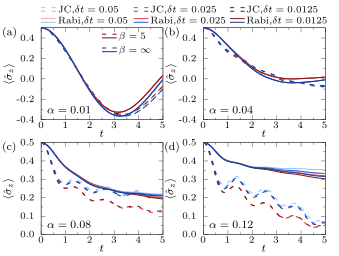

This chart was generated by the following gnuplot code:
set term epslatex standalone size 8.6cm,6.5cm font ",8" header\
'\usepackage{scalerel}'

lw = 3

# beta=5: 红色系 (dt0.05 浅 -> dt0.0125 深) -- JC 虚线 + Rabi 实线
set linestyle 1 lw lw lc rgb "#FCA5A5"
set linestyle 2 lw lw lc rgb "#EF4444"
set linestyle 3 lw lw lc rgb "#7F1D1D"

# beta=Inf: 蓝色系 -- JC 虚线 + Rabi 实线
set linestyle 4 lw lw lc rgb "#93C5FD"
set linestyle 5 lw lw lc rgb "#2563EB"
set linestyle 6 lw lw lc rgb "#1E3A8A"

# Rabi + beta=5: 同红色系 (实线)
set linestyle 7 lw lw lc rgb "#FCA5A5"
set linestyle 8 lw lw lc rgb "#EF4444"
set linestyle 9 lw lw lc rgb "#7F1D1D"

# Rabi + beta=Inf: 同蓝色系 (实线)
set linestyle 10 lw lw lc rgb "#93C5FD"
set linestyle 11 lw lw lc rgb "#2563EB"
set linestyle 12 lw lw lc rgb "#1E3A8A"

set style arrow 1 noborder lw 2 size 1,20

set out "fig.tex"
set multiplot

# common settings
set format x '\small{%g}'
set format y '\small{%.1f}'
set lmargin 0
set rmargin 0
set tmargin 0
set bmargin 0

w=0.36
h=0.36

y1=0.53
y2=0.08

xL=0.12
xR=0.60

# (a) alpha=0.01
set size w,h
set origin xL,y1
set xlabel '$t$' offset 0,1.2
set ylabel '$\langle\hat{\sigma}_z\rangle$' offset 2.8,0
set xrange [0:5]
set yrange [-0.4:0.5]
set xtics 0,1,5 offset 0,0.5
set ytics -0.4,0.2,0.4
set mxtics 2
set mytics 2
# 顶部图外 legend: 第1行 JC (实线), 第2行 Rabi (虚线), 跨 (a)+(b)
# 第1行: JC, 三个 dt
set arrow from graph 0.00,1.22 to graph 0.12,1.22 ls 1 dt 2 nohead
set arrow from graph 0.00,1.18 to graph 0.12,1.18 ls 4 dt 2 nohead
set label '\small{JC,$\delta t=0.05$}'   at graph 0.14,1.20
set arrow from graph 0.76,1.22 to graph 0.88,1.22 ls 2 dt 2 nohead
set arrow from graph 0.76,1.18 to graph 0.88,1.18 ls 5 dt 2 nohead
set label '\small{JC,$\delta t=0.025$}'  at graph 0.90,1.20
set arrow from graph 1.55,1.22 to graph 1.67,1.22 ls 3 dt 2 nohead
set arrow from graph 1.55,1.18 to graph 1.67,1.18 ls 6 dt 2 nohead
set label '\small{JC,$\delta t=0.0125$}' at graph 1.69,1.20
# 第2行: Rabi, 三个 dt
set arrow from graph 0.00,1.10 to graph 0.12,1.10 ls 7 nohead
set arrow from graph 0.00,1.06 to graph 0.12,1.06 ls 10 nohead
set label '\small{Rabi,$\delta t=0.05$}'   at graph 0.14,1.08
set arrow from graph 0.76,1.10 to graph 0.88,1.10 ls 8 nohead
set arrow from graph 0.76,1.06 to graph 0.88,1.06 ls 11 nohead
set label '\small{Rabi,$\delta t=0.025$}'  at graph 0.90,1.08
set arrow from graph 1.55,1.10 to graph 1.67,1.10 ls 9 nohead
set arrow from graph 1.55,1.06 to graph 1.67,1.06 ls 12 nohead
set label '\small{Rabi,$\delta t=0.0125$}' at graph 1.69,1.08
# beta=5 / beta=Inf 合并 legend (放在 (a) 内)
set arrow from graph 0.50,0.93 to graph 0.62,0.93 ls 3 dt 2 nohead
set arrow from graph 0.50,0.89 to graph 0.62,0.89 ls 9 nohead
set label '\small{$\beta=5$}'        at graph 0.64,0.91
set arrow from graph 0.50,0.78 to graph 0.62,0.78 ls 6 dt 2 nohead
set arrow from graph 0.50,0.74 to graph 0.62,0.74 ls 12 nohead
set label '\small{$\beta=\infty$}'   at graph 0.64,0.76
set label '(a)' at graph -0.32,0.95
set label '$\alpha=0.01$' at graph 0.05,0.10
unset key
plot "../data/fig1/panel00_alpha0.01/jc_beta5_dt0.05.csv"      u 1:2 w l ls 1 dt 2 notitle,\
     "../data/fig1/panel00_alpha0.01/jc_beta5_dt0.025.csv"     u 1:2 w l ls 2 dt 2 notitle,\
     "../data/fig1/panel00_alpha0.01/jc_beta5_dt0.0125.csv"    u 1:2 w l ls 3 dt 2 notitle,\
     "../data/fig1/panel00_alpha0.01/jc_betaInf_dt0.05.csv"    u 1:2 w l ls 4 dt 2 notitle,\
     "../data/fig1/panel00_alpha0.01/jc_betaInf_dt0.025.csv"   u 1:2 w l ls 5 dt 2 notitle,\
     "../data/fig1/panel00_alpha0.01/jc_betaInf_dt0.0125.csv"  u 1:2 w l ls 6 dt 2 notitle,\
     "../data/fig1/panel00_alpha0.01/rabi_beta5_dt0.05.csv"    u 1:2 w l ls 7 notitle,\
     "../data/fig1/panel00_alpha0.01/rabi_beta5_dt0.025.csv"   u 1:2 w l ls 8 notitle,\
     "../data/fig1/panel00_alpha0.01/rabi_beta5_dt0.0125.csv"  u 1:2 w l ls 9 notitle,\
     "../data/fig1/panel00_alpha0.01/rabi_betaInf_dt0.05.csv"  u 1:2 w l ls 10 notitle,\
     "../data/fig1/panel00_alpha0.01/rabi_betaInf_dt0.025.csv" u 1:2 w l ls 11 notitle,\
     "../data/fig1/panel00_alpha0.01/rabi_betaInf_dt0.0125.csv" u 1:2 w l ls 12 notitle

# (b) alpha=0.04
unset label
unset arrow
unset key
set size w,h
set origin xR,y1
set xlabel '$t$' offset 0,1.2
set ylabel '$\langle\hat{\sigma}_z\rangle$' offset 2.8,0
set xrange [0:5]
set yrange [-0.4:0.5]
set xtics 0,1,5 offset 0,0.5
set ytics -0.4,0.2,0.4
set mxtics 2
set mytics 2
# (b) 顶部 legend 已移到图最上方
set label '(b)' at graph -0.32,0.95
set label '$\alpha=0.04$' at graph 0.05,0.10
plot "../data/fig1/panel01_alpha0.04/jc_beta5_dt0.05.csv"      u 1:2 w l ls 1 dt 2 notitle,\
     "../data/fig1/panel01_alpha0.04/jc_beta5_dt0.025.csv"     u 1:2 w l ls 2 dt 2 notitle,\
     "../data/fig1/panel01_alpha0.04/jc_beta5_dt0.0125.csv"    u 1:2 w l ls 3 dt 2 notitle,\
     "../data/fig1/panel01_alpha0.04/jc_betaInf_dt0.05.csv"    u 1:2 w l ls 4 dt 2 notitle,\
     "../data/fig1/panel01_alpha0.04/jc_betaInf_dt0.025.csv"   u 1:2 w l ls 5 dt 2 notitle,\
     "../data/fig1/panel01_alpha0.04/jc_betaInf_dt0.0125.csv"  u 1:2 w l ls 6 dt 2 notitle,\
     "../data/fig1/panel01_alpha0.04/rabi_beta5_dt0.05.csv"    u 1:2 w l ls 7 notitle,\
     "../data/fig1/panel01_alpha0.04/rabi_beta5_dt0.025.csv"   u 1:2 w l ls 8 notitle,\
     "../data/fig1/panel01_alpha0.04/rabi_beta5_dt0.0125.csv"  u 1:2 w l ls 9 notitle,\
     "../data/fig1/panel01_alpha0.04/rabi_betaInf_dt0.05.csv"  u 1:2 w l ls 10 notitle,\
     "../data/fig1/panel01_alpha0.04/rabi_betaInf_dt0.025.csv" u 1:2 w l ls 11 notitle,\
     "../data/fig1/panel01_alpha0.04/rabi_betaInf_dt0.0125.csv" u 1:2 w l ls 12 notitle

# (c) alpha=0.08
unset label
unset arrow
unset key
set size w,h
set origin xL,y2
set xlabel '$t$' offset 0,1.2
set ylabel '$\langle\hat{\sigma}_z\rangle$' offset 1.7,0
set xrange [0:5]
set yrange [0.0:0.5]
set xtics 0,1,5 offset 0,0.5
set ytics 0.0,0.1,0.5
set mxtics 2
set mytics 2
set label '(c)' at graph -0.32,0.95
set label '$\alpha=0.08$' at graph 0.05,0.10
plot "../data/fig1/panel10_alpha0.08/jc_beta5_dt0.05.csv"      u 1:2 w l ls 1 dt 2 notitle,\
     "../data/fig1/panel10_alpha0.08/jc_beta5_dt0.025.csv"     u 1:2 w l ls 2 dt 2 notitle,\
     "../data/fig1/panel10_alpha0.08/jc_beta5_dt0.0125.csv"    u 1:2 w l ls 3 dt 2 notitle,\
     "../data/fig1/panel10_alpha0.08/jc_betaInf_dt0.05.csv"    u 1:2 w l ls 4 dt 2 notitle,\
     "../data/fig1/panel10_alpha0.08/jc_betaInf_dt0.025.csv"   u 1:2 w l ls 5 dt 2 notitle,\
     "../data/fig1/panel10_alpha0.08/jc_betaInf_dt0.0125.csv"  u 1:2 w l ls 6 dt 2 notitle,\
     "../data/fig1/panel10_alpha0.08/rabi_beta5_dt0.05.csv"    u 1:2 w l ls 7 notitle,\
     "../data/fig1/panel10_alpha0.08/rabi_beta5_dt0.025.csv"   u 1:2 w l ls 8 notitle,\
     "../data/fig1/panel10_alpha0.08/rabi_beta5_dt0.0125.csv"  u 1:2 w l ls 9 notitle,\
     "../data/fig1/panel10_alpha0.08/rabi_betaInf_dt0.05.csv"  u 1:2 w l ls 10 notitle,\
     "../data/fig1/panel10_alpha0.08/rabi_betaInf_dt0.025.csv" u 1:2 w l ls 11 notitle,\
     "../data/fig1/panel10_alpha0.08/rabi_betaInf_dt0.0125.csv" u 1:2 w l ls 12 notitle

# (d) alpha=0.12
unset label
unset arrow
unset key
set size w,h
set origin xR,y2
set xlabel '$t$' offset 0,1.2
set ylabel '$\langle\hat{\sigma}_z\rangle$' offset 1.7,0
set xrange [0:5]
set yrange [0.0:0.5]
set xtics 0,1,5 offset 0,0.5
set ytics 0.0,0.1,0.5
set mxtics 2
set mytics 2
set label '(d)' at graph -0.32,0.95
set label '$\alpha=0.12$' at graph 0.05,0.10
plot "../data/fig1/panel11_alpha0.12/jc_beta5_dt0.05.csv"      u 1:2 w l ls 1 dt 2 notitle,\
     "../data/fig1/panel11_alpha0.12/jc_beta5_dt0.025.csv"     u 1:2 w l ls 2 dt 2 notitle,\
     "../data/fig1/panel11_alpha0.12/jc_beta5_dt0.0125.csv"    u 1:2 w l ls 3 dt 2 notitle,\
     "../data/fig1/panel11_alpha0.12/jc_betaInf_dt0.05.csv"    u 1:2 w l ls 4 dt 2 notitle,\
     "../data/fig1/panel11_alpha0.12/jc_betaInf_dt0.025.csv"   u 1:2 w l ls 5 dt 2 notitle,\
     "../data/fig1/panel11_alpha0.12/jc_betaInf_dt0.0125.csv"  u 1:2 w l ls 6 dt 2 notitle,\
     "../data/fig1/panel11_alpha0.12/rabi_beta5_dt0.05.csv"    u 1:2 w l ls 7 notitle,\
     "../data/fig1/panel11_alpha0.12/rabi_beta5_dt0.025.csv"   u 1:2 w l ls 8 notitle,\
     "../data/fig1/panel11_alpha0.12/rabi_beta5_dt0.0125.csv"  u 1:2 w l ls 9 notitle,\
     "../data/fig1/panel11_alpha0.12/rabi_betaInf_dt0.05.csv"  u 1:2 w l ls 10 notitle,\
     "../data/fig1/panel11_alpha0.12/rabi_betaInf_dt0.025.csv" u 1:2 w l ls 11 notitle,\
     "../data/fig1/panel11_alpha0.12/rabi_betaInf_dt0.0125.csv" u 1:2 w l ls 12 notitle

unset multiplot
